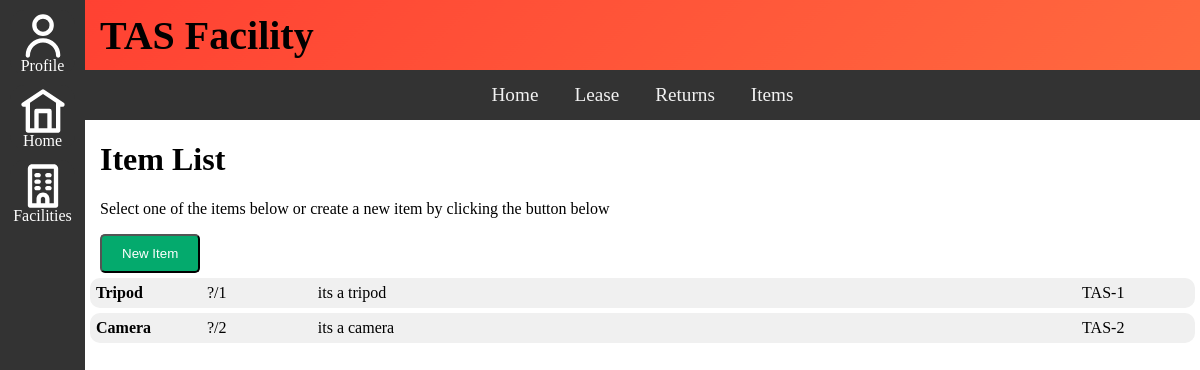
Before: /facility/TAS/items with the older database file.
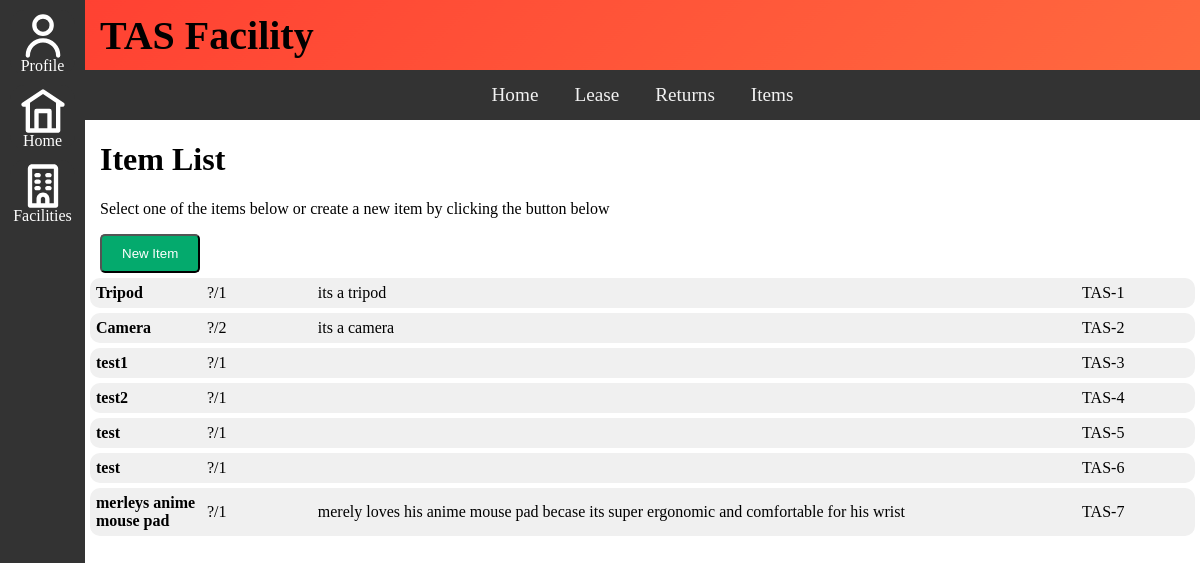
After: the same page with the newer database file.
### tables this page shows
CREATE TABLE Facilities(
facID INTEGER PRIMARY KEY AUTOINCREMENT,
facName TEXT NOT NULL
);

CREATE TABLE Items(
itemID INTEGER PRIMARY KEY AUTOINCREMENT,
item_facID INTEGER,
itemName TEXT NOT NULL,
itemDescription TEXT NOT NULL,
itemCount INTEGER,
itemLocation TEXT NOT NULL,
itemPurchaseDate TEXT NOT NULL,
itemNotes TEXT NOT NULL
);

### main.py (the view, shortened to what this page needs)
@app.route("/facility/<facName>/items", methods=["GET", "POST"])
def items(facName):
    items = DB_Acess.GetAllItems(facName)
    return render_template("items.html", facname=facName, items=items)

### DB_Acess.py (called while the page is built)
def GetDB():
    BASE_DIR = os.path.dirname(os.path.abspath(__file__))
    DB_PATH = os.path.join(BASE_DIR, "database", "EquipmentTracker.db")
    db = sqlite3.connect(DB_PATH)
    db.row_factory = sqlite3.Row
    return db

def GetAllItems(facName):
    db = GetDB()
    items = db.execute("""SELECT itemID, itemName, itemDescription, itemCount, itemLocation, itemPurchaseDate, itemNotes, item_facID, facName
                        FROM Items
                        JOIN Facilities ON Items.item_facID = Facilities.facID
                        WHERE facName = ?""", (facName,)).fetchall()
    db.close()
    return [dict(row) for row in items]

### Templates/items.html (shortened to what this page needs)
{% extends "base-facility.html" %}
{% block facility_content %}
    <div class="shift_text_content">
        <h1>Item List</h1>
        <p>Select one of the items below or create a new item by clicking the button below</p>
        <button class="new_item_button" onclick="openModal()">New Item</button>
    </div>
    {% for item in items %}
        <a class="listed_item" href="/facility/{{ facname }}/item/{{ item['itemID'] }}">
            <table style="width:100%;">
                <tr>
                    <td style="width:10%;"><strong>{{ item["itemName"] }}</strong></td>
                    <td style="width:10%;"> ?/{{ item["itemCount"] }} </td>
                    <td style="width:70%;"> {{ item["itemDescription"] }} </td>
                    <td style="width:10%;"> {{ item["facName"] }}-{{ item["itemID"] }} </td>
                </tr>
            </table>
        </a>
    {% endfor %}
{% endblock %}

### Templates/base-facility.html
{% extends "base.html" %}
{% block content %}
    <div class="banner_background">
        <h1 class='banner'>{{ facname }} Facility</h1>
    </div>
    <nav class='topbar'>
        <a href="/facility/{{ facname }}">Home</a>
        <a href="/facility/{{ facname }}/loan">Lease</a>
        <a href="/facility/{{ facname }}/returns">Returns</a>
        <a href="/facility/{{ facname }}/items">Items </a>
    </nav>
    <content class='facility_content'>
    {% block facility_content %}
    {% endblock %}
    </content>
{% endblock %}

### Templates/base.html (shortened to what this page needs)
<!DOCTYPE html>
<html lang="en">
<head>
    <link rel="stylesheet" href="/static/css/style.css" />
</head>
<body style='margin: 0;'>
    <main>
        <div class="side">
            <a href="/login">Profile <img class='sidebarimg' src="/static/images/user-white.svg"></a>
            <a href="/">Home <img class='sidebarimg' src="/static/images/home-white.svg"></a>
            <a href="/facilities">Facilities <img class='sidebarimg' src="/static/images/facility-white.svg"></a>
        </div>
        <div class="content">
            {% block content %}
            {% endblock %}
        </div>
    </main>
</body>
</html>

### static/css/style.css (style rules this page uses)
:root { --side-pixel: 85px; --top-pixel: 50px; --top-banner-pixel: 70px; }
main { display: sticky; }
.side { margin: 0; padding: 0; width: var(--side-pixel); background-color: #333; position: fixed; top: 0; left: 0; height: 100%; overflow: auto; align-items: center; text-align: center; vertical-align: bottom; }
.side a { display: inline-block; color: #ffffff; padding: 0px 0px; background-color: #333; width: calc(var(--side-pixel) - 20px); height: calc(var(--side-pixel) - 20px); margin-top: 10px; align-items: center; align-self: center; align: center; align-content: center; align-content: end; text-decoration: none; border-radius: 15px; position: relative; }
.sidebarimg { width: 80%; height: 80%; top: 0; left: 0; position: absolute; padding: 10%; padding-top: 0px; }
.content { margin-left: var(--side-pixel); }
.facility_content { margin-top: var(--top-pixel)+ var(--top-banner-pixel); }
.shift_text_content { margin-left: 15px; }
.banner_background { background: url(/static/images/red_gradient.png) 10% 10%; }
.banner { flex: 1; display: flex; color: black; height: var(--top-banner-pixel); align-items: center; text-align: left; font-size: 40px; margin: 0; margin-left: 15px }
.topbar { height: var(--top-pixel); text-align: center; overflow: hidden; background-color: #333; }
.topbar a { display: inline-block; color: #f2f2f2; padding: 14px 16px; text-decoration: none; font-size: 1.2em; }
.listed_item { background-color: #f0f0f0; border-radius: 10px; padding: 3px; margin: 5px; text-decoration: none; color: black; display: block; }
.new_item_button { background-color: #04AA6D; color: white; padding: 10px 20px; text-decoration: none; border-radius: 5px; display: inline-block; }

Changed rows visible on the page:
added Items: itemName "test1", itemCount "1", facName "TAS", itemID "3"
added Items: itemName "test2", itemCount "1", facName "TAS", itemID "4"
added Items: itemName "test", itemCount "1", facName "TAS", itemID "5"
added Items: itemName "test", itemCount "1", facName "TAS", itemID "6"
added Items: itemName "merleys anime mouse pad", itemCount "1", itemDescription "merely loves his anime mouse pad becase its super ergonomic and comfortable for his wrist", facName "TAS", itemID "7"
